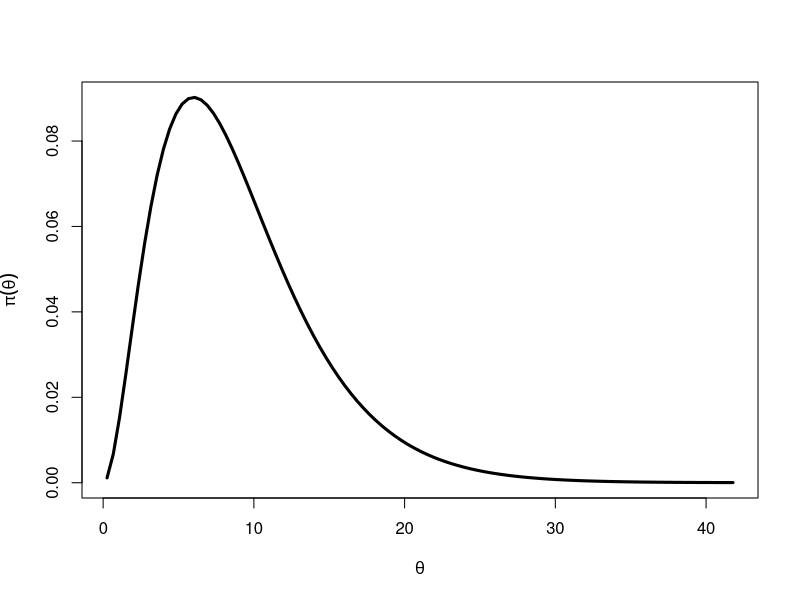
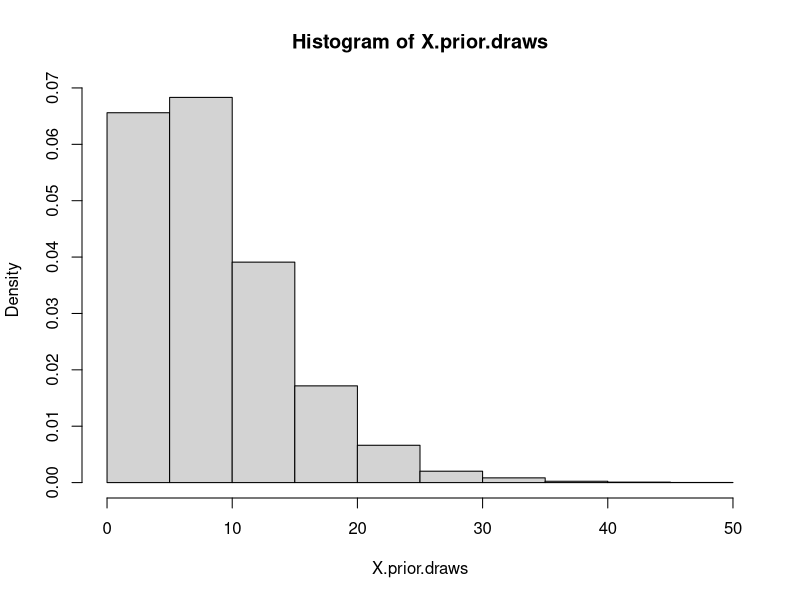
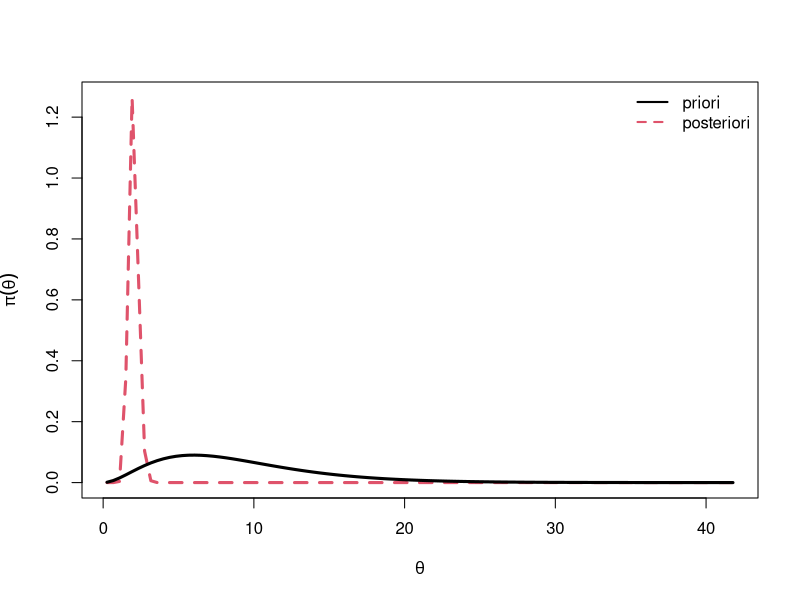
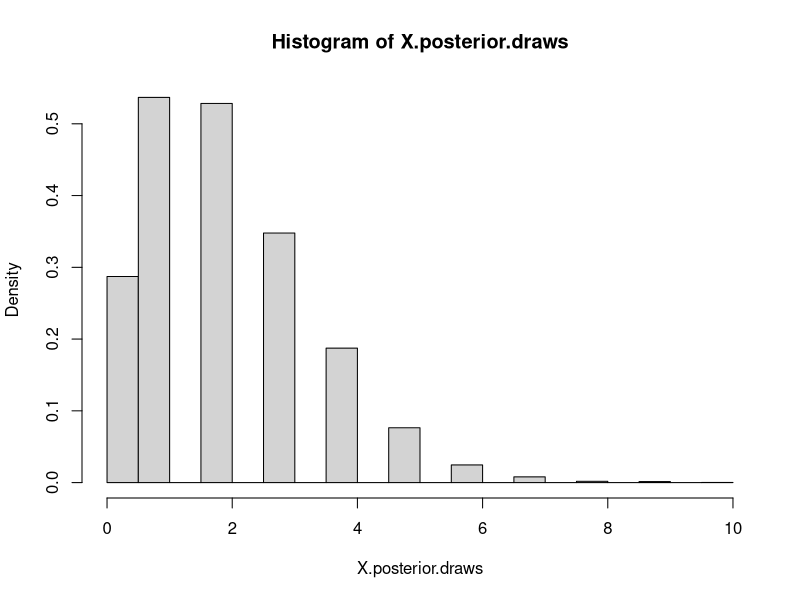
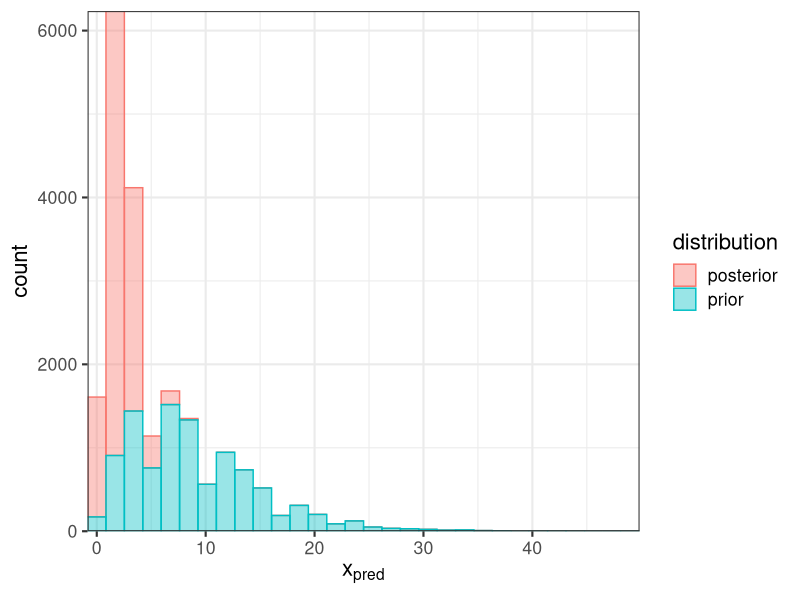

The R source for these figures, in order:
alpha0 <- 3
beta0  <- 1/3
xm <- qgamma(p = 1-.9999, shape = alpha0, rate = beta0)
xM <- qgamma(p = .9999, shape = alpha0, rate = beta0) 

curve(dgamma(x, shape = alpha0, rate = beta0),
      xm, xM, lwd = 3,
      xlab = expression(theta),
      ylab = expression(pi(theta)))

### Prior predictive
M <- 1E4
theta.prior.draws <- rgamma(n = M,
                            shape = alpha0,
                            rate = beta0)
X.prior.draws <- rpois(n = M, lambda = theta.prior.draws)
hist(X.prior.draws, probability = TRUE)  
mean(X.prior.draws)
var(X.prior.draws)

### Posterior calculations
theta.gen <- pi^2/6
nobs <- 20
X.data <- rpois(n = nobs, lambda = theta.gen)
S <- sum(X.data)
alpha1 <- alpha0 + S
beta1 <- beta0 + nobs

xm1 <- qgamma(p = 1-.9999, shape = alpha1, rate = beta1)
xM1 <- qgamma(p = .9999, shape = alpha1, rate = beta1) 

xm2 <- min(xm, xm1)
xM2 <- max(xM, xM1)

curve(dgamma(x, shape = alpha1, rate = beta1),
      xm2, xM2, lwd = 3, col = 2, lty = 2,
      xlab = expression(theta),
      ylab = expression(pi(theta)))
curve(dgamma(x, shape = alpha0, rate = beta0),
      xm2, xM2, lwd = 3, add = TRUE)
legend(
  x = "topright",
  legend = c("priori", "posteriori"),
  col = 1:2,
  lty = 1:2,
  bty = 'n',
  lwd = 2
)

### Posterior predictive
theta.posterior.draws <- rgamma(n = M,
                            shape = alpha1,
                            rate = beta1)
X.posterior.draws <- rpois(n = M, lambda = theta.posterior.draws)
hist(X.posterior.draws, probability = TRUE)  
mean(X.posterior.draws)
var(X.posterior.draws)

ppc.draws <- rbind(
  data.frame(x_pred = X.prior.draws, distribution = "prior"),
  data.frame(x_pred = X.posterior.draws, distribution = "posterior")
)
  
library(ggplot2)

p1 <- ggplot(
  data = ppc.draws,
  aes(x = x_pred,
      colour = distribution,
      fill = distribution
      )
  ) +
  geom_histogram(alpha = .4) +
  scale_x_continuous(expand = c(0, 0),
                     expression(x[pred])) +
  scale_y_continuous(expand = c(0, 0)) +
  theme_bw(base_size = 16)

p1
